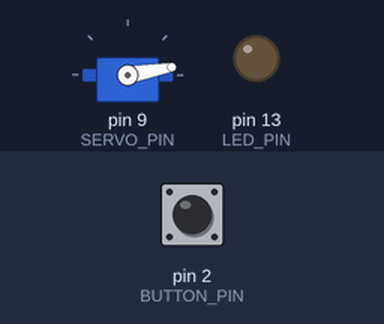
Recording of a sketch running on a simulated Arduino Uno, built with avr-gcc and run on an emulated ATmega328P. On the bench: servo, output pins drawn as LEDs (lit = HIGH). Inputs (shaded band) come from the test bench; at power-on: pin 2 (BUTTON_PIN) HIGH. The local clock reads 2024-03-15 10:24:30 at power-on unless the sketch sets it; what the sketch prints to the serial monitor is not drawn.

Above: at 2.2 s.
2.3 s: pin 2 (BUTTON_PIN) pulled LOW for 3.2 s
At 4.9 s:
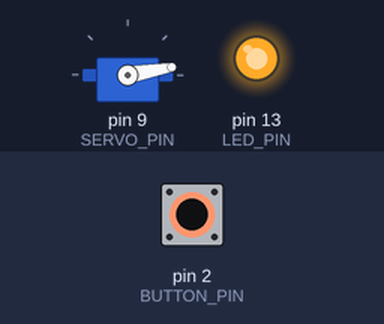
7.0 s: pin 2 (BUTTON_PIN) pulled LOW for 0.15 s
Timing chart, 0 to 10.0 s (numbered marks = the images above; inputs shaded):
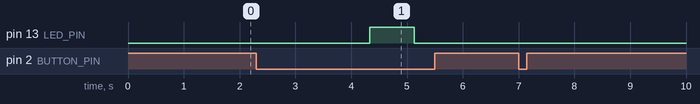

Measured:
- after the input at 2.3 s, pin 13 (LED_PIN): LOW → HIGH after 2.0 s, → LOW 0.80 s later
- after the input at 7.0 s, every drawn part: stays the same

The sketch:

chameleon-feeder.ino
```cpp
/*
  Chameleon feeder — 4-pocket wheel, 2 feeds/day, Feed now button

  BOARD: Arduino Nano or Uno
  LIBRARY: Sketch → Include Library → Manage Libraries → "RTClib" by Adafruit

  WIRING
  ------
  DS3231 RTC
    VCC → 5V
    GND → GND
    SDA → A4  (Nano/Uno)
    SCL → A5

  Servo (SG90 / MG90)
    Brown/black → GND  (share ground with Arduino)
    Red         → 5V   (use a USB wall adapter, not a dying battery)
    Orange/yellow → D9

    If the Arduino resets when the servo moves, power the servo
    from a separate 5V pack and still connect GND to Arduino GND.

  Feed button
    One side → D2
    Other side → GND
    (code uses INPUT_PULLUP, no extra resistor)

  Onboard LED on D13 blinks during a feed.

  HOW TO USE
  ----------
  1. Load 4 pockets with calcium-dusted dubias / small supers.
  2. Upload this sketch.
  3. First upload only: uncomment rtc.adjust(...) below, upload,
     then comment it out and upload again so the clock stays correct.
  4. Short press = dump the NEXT pocket now.
  5. Hold 2 seconds = wheel back to pocket 0 after you refill.

  Pocket 0 is the reload position (tube blocked / empty).
  Feeds rotate to 1, then 2, then 3, then 4, then it STOPS
  so it cannot dump an empty wheel. Reset after refill.
*/

#include <Wire.h>
#include <RTClib.h>
#include <Servo.h>

// ---- pins ----
const int SERVO_PIN  = 9;
const int BUTTON_PIN = 2;
const int LED_PIN    = 13;

// ---- schedule (24-hour clock) ----
const int FEED1_HOUR = 8;
const int FEED1_MIN  = 30;
const int FEED2_HOUR = 16;
const int FEED2_MIN  = 0;

// 4 pockets on a 180° servo. Tweak these until each hole lines up with the tube.
const int NUM_POCKETS = 4;
const int POCKET_ANGLE[NUM_POCKETS + 1] = {
  10,   // 0 = reload / closed
  50,   // 1 = morning day 1
  95,   // 2 = afternoon day 1
  140,  // 3 = morning day 2
  175   // 4 = afternoon day 2
};

const int MOVE_MS = 800;          // time to let the servo reach the pocket
const int DROP_MS = 1500;         // stay over the hole so bugs can fall
const unsigned long FEED_LOCK_MS = 30000;  // ignore extra button hits
const unsigned long LONG_PRESS_MS = 2000;

RTC_DS3231 rtc;
Servo feeder;

int nextPocket = 1;               // next meal to dump (1..4)
int lastFeedDay = -1;
bool fedSlot1 = false;
bool fedSlot2 = false;
unsigned long lastFeedMs = 0;
unsigned long buttonDownMs = 0;
bool buttonWasDown = false;
bool longPressHandled = false;

void setup() {
  pinMode(BUTTON_PIN, INPUT_PULLUP);
  pinMode(LED_PIN, OUTPUT);
  digitalWrite(LED_PIN, LOW);

  Serial.begin(9600);
  delay(200);

  if (!rtc.begin()) {
    Serial.println("DS3231 not found. Check SDA/SCL.");
    blinkForever();
  }

  if (rtc.lostPower()) {
    Serial.println("RTC lost power. Set the clock.");
    // Uncomment ONE time, upload, then comment out and upload again:
    // rtc.adjust(DateTime(F(__DATE__), F(__TIME__)));
  }

  feeder.attach(SERVO_PIN);
  feeder.write(POCKET_ANGLE[0]);
  delay(MOVE_MS);
  feeder.detach();  // stop buzzing / heating while idle

  Serial.println("Chameleon feeder ready.");
  printStatus();
}

void loop() {
  DateTime now = rtc.now();
  handleMidnightReset(now);
  handleSchedule(now);
  handleButton();
  delay(20);
}

void handleMidnightReset(DateTime now) {
  if (now.day() == lastFeedDay) return;
  lastFeedDay = now.day();
  fedSlot1 = false;
  fedSlot2 = false;
  Serial.println("New day: schedule flags reset.");
}

void handleSchedule(DateTime now) {
  if (inMinute(now, FEED1_HOUR, FEED1_MIN) && !fedSlot1) {
    if (dumpNextPocket("clock feed 1")) fedSlot1 = true;
  }
  if (inMinute(now, FEED2_HOUR, FEED2_MIN) && !fedSlot2) {
    if (dumpNextPocket("clock feed 2")) fedSlot2 = true;
  }
}

bool inMinute(DateTime now, int hour, int minute) {
  return now.hour() == hour && now.minute() == minute;
}

void handleButton() {
  bool down = digitalRead(BUTTON_PIN) == LOW;

  if (down && !buttonWasDown) {
    buttonDownMs = millis();
    longPressHandled = false;
  }

  if (down && !longPressHandled && (millis() - buttonDownMs >= LONG_PRESS_MS)) {
    resetWheel();
    longPressHandled = true;
  }

  if (!down && buttonWasDown && !longPressHandled) {
    if (millis() - lastFeedMs >= FEED_LOCK_MS) {
      dumpNextPocket("feed now");
    } else {
      Serial.println("Feed lockout — wait a bit.");
    }
  }

  buttonWasDown = down;
}

bool dumpNextPocket(const char* reason) {
  if (nextPocket > NUM_POCKETS) {
    Serial.println("Wheel empty. Refill, then long-press to reset.");
    flashEmpty();
    return false;
  }

  Serial.print("Dumping pocket ");
  Serial.print(nextPocket);
  Serial.print(" (");
  Serial.print(reason);
  Serial.println(")");

  digitalWrite(LED_PIN, HIGH);
  feeder.attach(SERVO_PIN);
  feeder.write(POCKET_ANGLE[nextPocket]);
  delay(MOVE_MS + DROP_MS);
  feeder.detach();
  digitalWrite(LED_PIN, LOW);

  nextPocket++;
  lastFeedMs = millis();
  printStatus();
  return true;
}

void resetWheel() {
  Serial.println("Reload reset → pocket 0.");
  digitalWrite(LED_PIN, HIGH);
  feeder.attach(SERVO_PIN);
  feeder.write(POCKET_ANGLE[0]);
  delay(MOVE_MS);
  feeder.detach();
  digitalWrite(LED_PIN, LOW);

  nextPocket = 1;
  lastFeedMs = millis();
  printStatus();
}

void printStatus() {
  DateTime now = rtc.now();
  Serial.print("Time ");
  if (now.hour() < 10) Serial.print('0');
  Serial.print(now.hour());
  Serial.print(':');
  if (now.minute() < 10) Serial.print('0');
  Serial.print(now.minute());
  Serial.print("  next pocket ");
  Serial.println(nextPocket > NUM_POCKETS ? 0 : nextPocket);
}

void flashEmpty() {
  for (int i = 0; i < 6; i++) {
    digitalWrite(LED_PIN, HIGH);
    delay(120);
    digitalWrite(LED_PIN, LOW);
    delay(120);
  }
}

void blinkForever() {
  while (true) {
    digitalWrite(LED_PIN, HIGH);
    delay(250);
    digitalWrite(LED_PIN, LOW);
    delay(250);
  }
}
```
